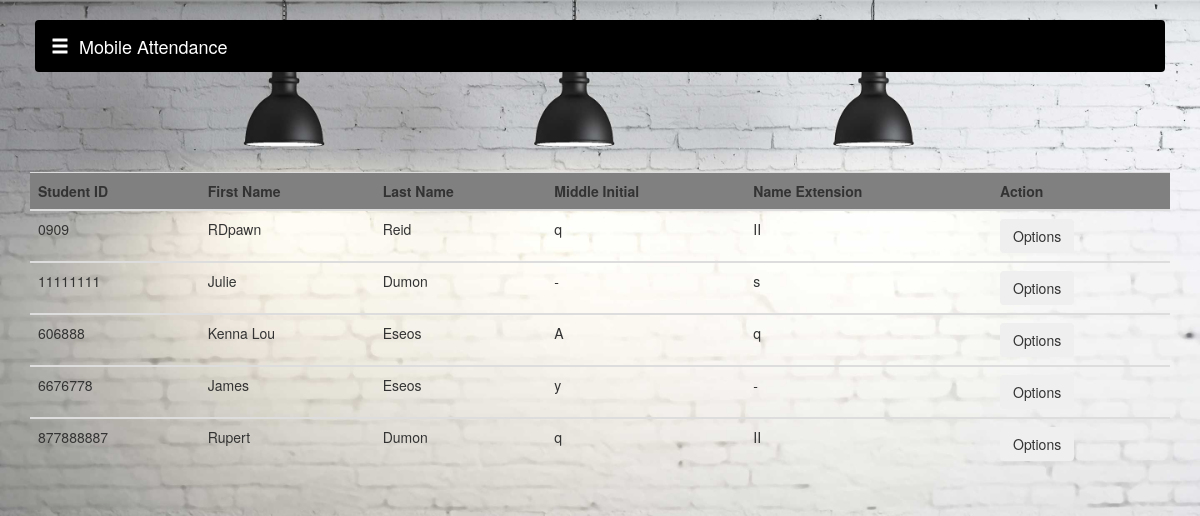
The page /studview.php on the database its author committed.
### tables this page shows
CREATE TABLE `student` (
  `Student_ID` varchar(20) NOT NULL,
  `First_Name` varchar(20) DEFAULT NULL,
  `Last_Name` varchar(20) DEFAULT NULL,
  `Middle_Initial` char(1) DEFAULT NULL,
  `Name_Extension` varchar(3) DEFAULT NULL
);

### studview.php (the view, shortened to what this page needs)
<?php
	if(isset($_POST['btn_search']))
	{
    $search = $_POST['search'];
		$query = "SELECT * FROM `student` WHERE CONCAT(`Student_ID`, `First_Name`, `Last_Name`, `Middle_Initial`, `Name_Extension`,) LIKE '%".$search."%'";
		$search_result = filterTable($query);
	}
	else {
		$query = "SELECT * FROM `student`";
		$search_result = filterTable($query);
	}
	function filterTable($query)
	{
		$connect = mysqli_connect("localhost", "root", "", "attendance");
		$filter_Result = mysqli_query($connect, $query);
		return $filter_Result;
	}
?>
<!DOCTYPE html>
<html>
<head>
	<link href="bootstrap-3.3.7/css/bootstrap.min.css" rel="stylesheet">
    <link href="css/attendance.css" rel="stylesheet">
</head>
<body>
    <div id="wrapper">
        <div id="page-content-wrapper">
            <div class="container-fluid">
				<nav class="navbar navbar-green">
					<div class="container-fluid">
					<div class="navbar-header">
							<a class="navbar-brand" onclick="openNav()"><span  class="glyphicon glyphicon-menu-hamburger"></span>&nbsp;&nbsp;Mobile Attendance</a>
					</div>
					</div>
				</nav>
			</div>
        </div>
    </div>
	<div class ="container">
	<table class="table">
  <thead>
    <tr>
	  <tr bgcolor='gray'>
      <th>Student ID</th>
	  <th>First Name</th>
      <th>Last Name</th>
	  <th>Middle Initial</th>
	  <th>Name Extension</th>
	  <th>Action</th>
    </tr>
  </thead>
 <?php while($row = mysqli_fetch_array($search_result)):?>
  <tbody>
    <tr>
		<td><?php echo $row['Student_ID'];?></td>
		<td><?php echo $row['First_Name'];?></td>
		<td><?php echo $row['Last_Name'];?></td>
		<td><?php echo $row['Middle_Initial'];?></td>
		<td><?php echo $row['Name_Extension'];?></td>
	 <td>
		<div class="dropdown">
  <button class="btn btn-secondary dropdown-toggle" type="button" id="dropdownMenu2" data-toggle="dropdown" aria-haspopup="true" aria-expanded="false"> Options</button>
		</div>
	 </td>
    </tr>
  </tbody>
  <?php endwhile;?>
</div>
</body>
</html>

### css/attendance.css (style rules this page uses)
body { overflow-x: hidden; }
#wrapper { padding-left: 0; -webkit-transition: all 0.5s ease; -moz-transition: all 0.5s ease; -o-transition: all 0.5s ease; transition: all 0.5s ease; }
#page-content-wrapper { width: 100%; position: absolute; padding: 15px; }
@media (min-width:768px) { #wrapper { padding-left: 0; } }
@media (min-width:768px) { #page-content-wrapper { padding: 20px; position: relative; } }
.navbar-green { background-color:black; }
.navbar-green a { color:white; }
.navbar-brand { cursor: pointer; }

### studview.php (style rules this page uses)
body { background-image: url("picture/web.jpg"); background-size: cover }

### rows shown on the page
student: Student_ID "0909", First_Name "RDpawn", Last_Name "Reid", Middle_Initial "q", Name_Extension "II"
student: Student_ID "11111111", First_Name "Julie", Last_Name "Dumon", Middle_Initial "-", Name_Extension "s"
student: Student_ID "606888", First_Name "Kenna Lou", Last_Name "Eseos", Middle_Initial "A", Name_Extension "q"
student: Student_ID "6676778", First_Name "James", Last_Name "Eseos", Middle_Initial "y", Name_Extension "-"
student: Student_ID "877888887", First_Name "Rupert", Last_Name "Dumon", Middle_Initial "q", Name_Extension "II"
